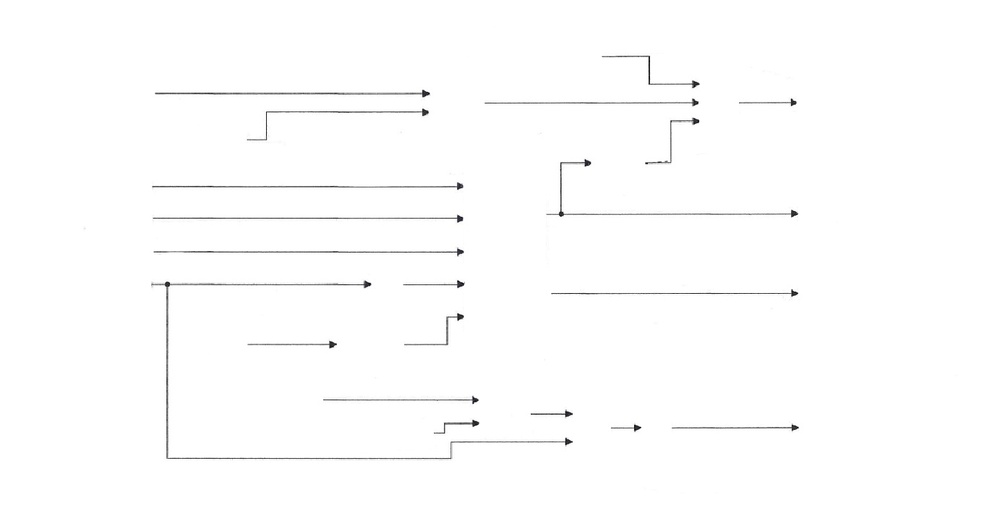
#> input picture diagram lines.jpg, 1000 x 529 px, shrunk from 1383 x 731 before the run
$ python line_detection_module7.py
#> lines starting #> are read from the running program, lines starting #| are printed output that depends on the picture; after the words box and inside, x2 and y2 are one past the last pixel; in counts of white or black regions, pixels touching at a corner belong together
import cv2
import numpy as np

def extend_line(x1, y1, x2, y2, extension_factor):
    """Extend a line slightly in the direction it's pointing."""
    extend_x = int((x2 - x1) * extension_factor)
    extend_y = int((y2 - y1) * extension_factor)
    return x1 - extend_x, y1 - extend_y, x2 + extend_x, y2 + extend_y

def skeletonize(image):
    """Perform skeletonization on the given image."""
    binary = cv2.threshold(image, 127, 255, cv2.THRESH_BINARY)[1]  # Convert to binary
    skeleton = cv2.ximgproc.thinning(binary)  # Apply skeletonization
    return skeleton

def detect_lines(image_path, theta_values):
    """Detect lines using different theta values for horizontal & vertical lines."""
#> called with image_path = 'diagram lines.jpg'
    img = cv2.imread(image_path, cv2.IMREAD_GRAYSCALE)
#> img: shape (529, 1000); min 0, max 255, mean 253.2
    blurred = cv2.GaussianBlur(img, (5,5), 0)
    edges = cv2.Canny(blurred, 40, 170, apertureSize=3)
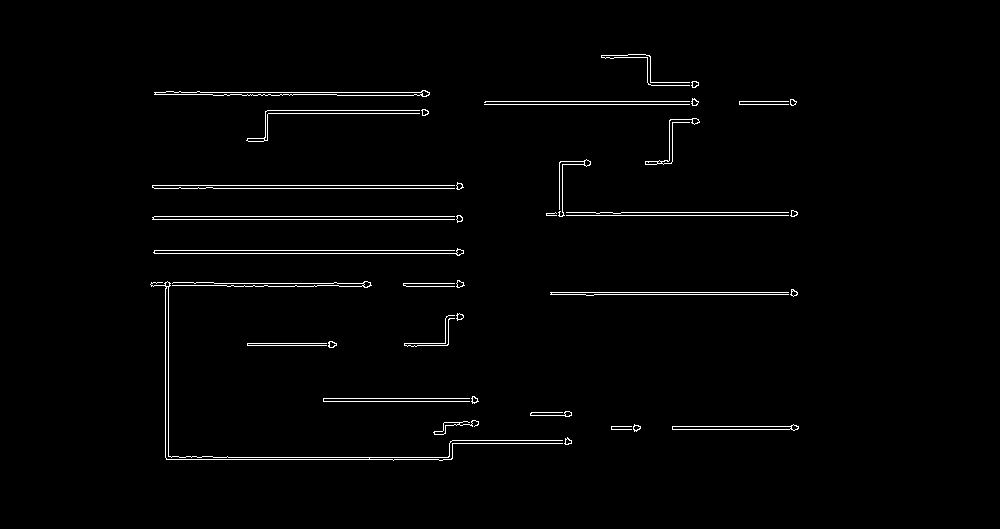
#> edges: shape (529, 1000); 1.5% white in thin lines or dots, all inside (x1, y1, x2, y2) = (150, 54, 799, 461)

    kernel = np.ones((5,5), np.uint8)
    edges = cv2.morphologyEx(edges, cv2.MORPH_CLOSE, kernel)
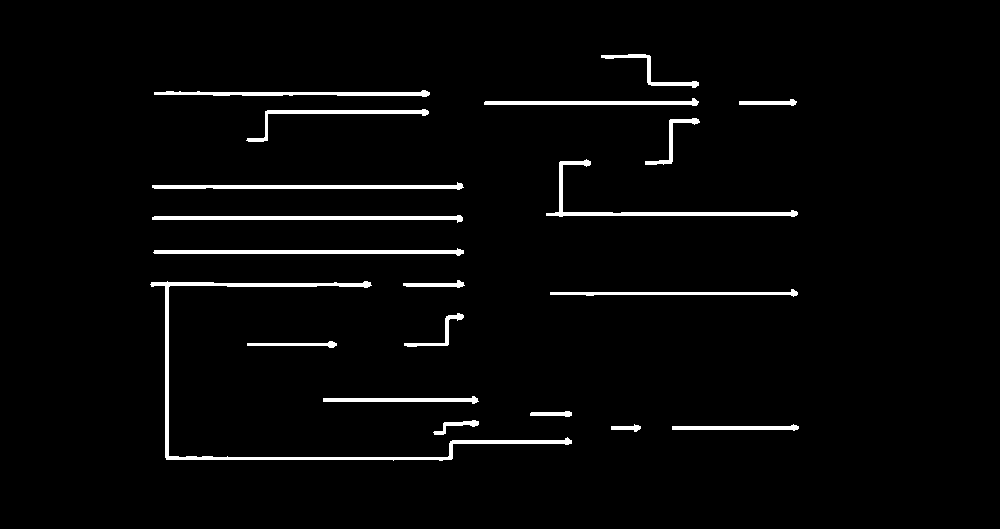
#> edges: shape (529, 1000); 2.9% white; 20 white regions, largest, box (x1, y1, x2, y2) and area: (150, 281, 572, 461) 3007, (546, 159, 798, 217) 1335, (152, 215, 463, 223) 1257

    # Hough Transform Parameters
    rho = 1
    threshold = 20
    min_line_length = 16
    max_line_gap = 10

    detected_lines = []
    for theta in theta_values:
        lines = cv2.HoughLinesP(edges, rho, theta, threshold, minLineLength=min_line_length, maxLineGap=max_line_gap)
        if lines is not None:
            for line in lines:
                x1, y1, x2, y2 = line[0]
                x1, y1, x2, y2 = extend_line(x1, y1, x2, y2, extension_factor=0.005)
                detected_lines.append(((x1, y1), (x2, y2)))
#> after the loop, detected_lines = 164 items

    return detected_lines, edges

# Load and process the image
image_path = "diagram lines.jpg"
theta_values = [np.pi/90, np.pi]
lines, edges = detect_lines(image_path, theta_values)
#> lines = 164 items

# Perform skeletonization
skeletonized = skeletonize(edges)
#> in skeletonize, `skeleton = cv2.ximgproc.thinning(binary)`:
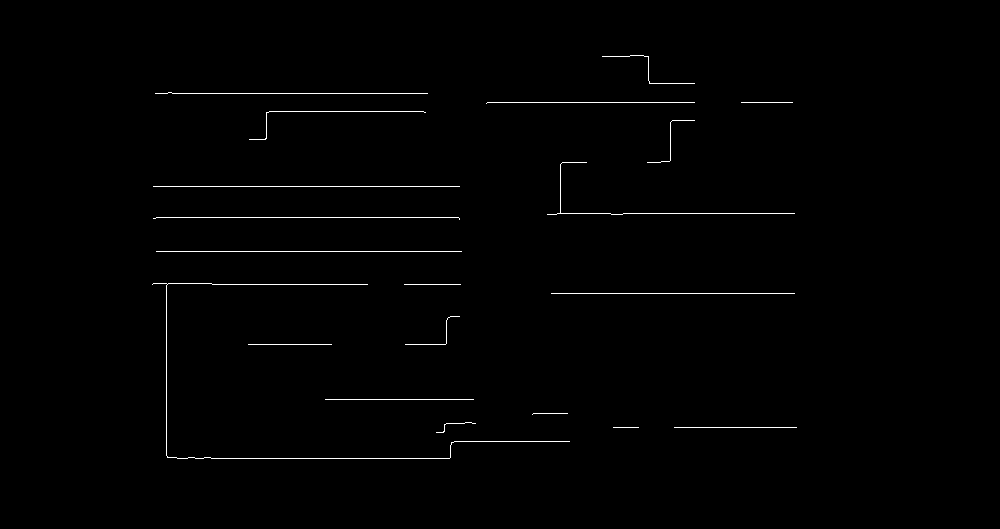
#> skeleton: shape (529, 1000); 0.73% white in thin lines or dots, all inside (x1, y1, x2, y2) = (152, 55, 797, 459)

# Convert skeleton to a 3-channel image for overlay
skeleton_colored = cv2.cvtColor(skeletonized, cv2.COLOR_GRAY2BGR)

# Draw detected lines on top of the skeletonized image
for (x1, y1), (x2, y2) in lines:
    cv2.line(skeleton_colored, (x1, y1), (x2, y2), (0, 0, 255), 2)  # Red lines
#> this loop made 164 passes
#> (x1, y1, x2, y2) on passes 1 to 3: (153, 250, 464, 250), (151, 186, 463, 186), (152, 252, 464, 252)
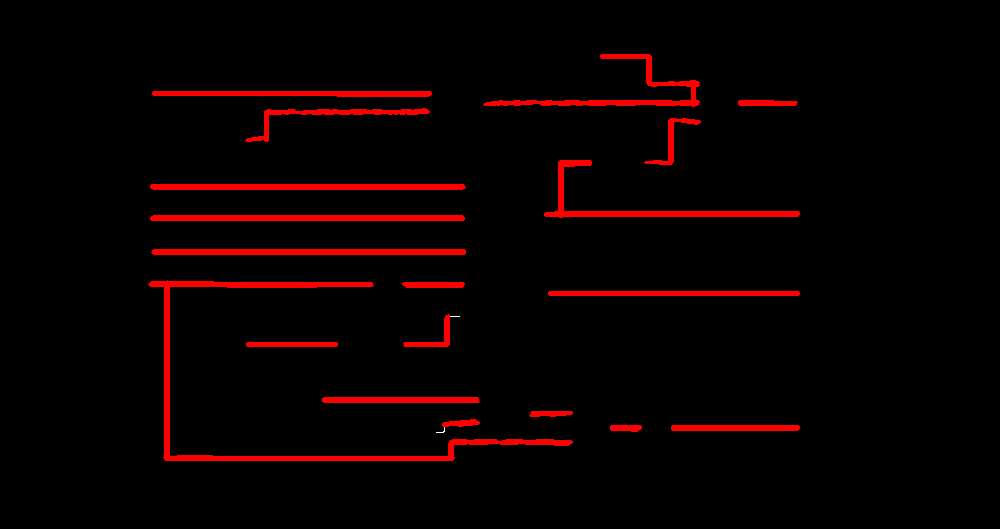
#> skeleton_colored: shape (529, 1000, 3); mean B, G, R 0, 0, 10.7

# Save results
cv2.imwrite("skeletonized_with_lines.jpg", skeleton_colored)

print("Skeletonization with detected lines completed. Saved as skeletonized_with_lines.jpg")
for line in lines:
  print(line, end=",\n")
#> this loop made 164 passes
#| ((153, 250), (464, 250)),
#| ((151, 186), (463, 186)),
#| ((152, 252), (464, 252)),
#| ((549, 294), (798, 294)),
#| ((151, 217), (463, 217)),
#| ((151, 218), (463, 218)),
#| ((150, 285), (372, 285)),
#| ((739, 104), (795, 104)),
#> (further printed lines are left out)

$ run again, with image.png saved as diagram lines.jpg
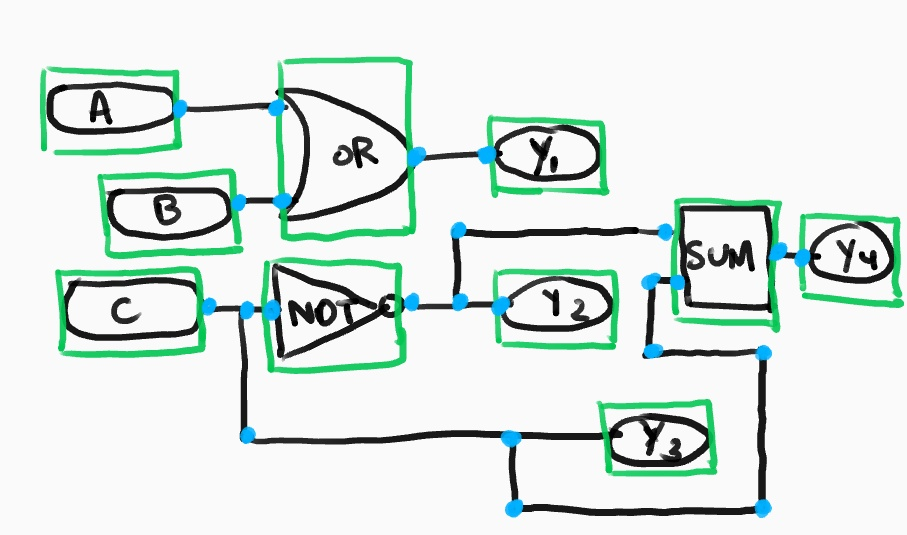
#> input picture image.png, 907 x 535 px
#> in detect_lines, `edges = cv2.morphologyEx(edges, cv2.MORPH_CLOSE, kernel)`:
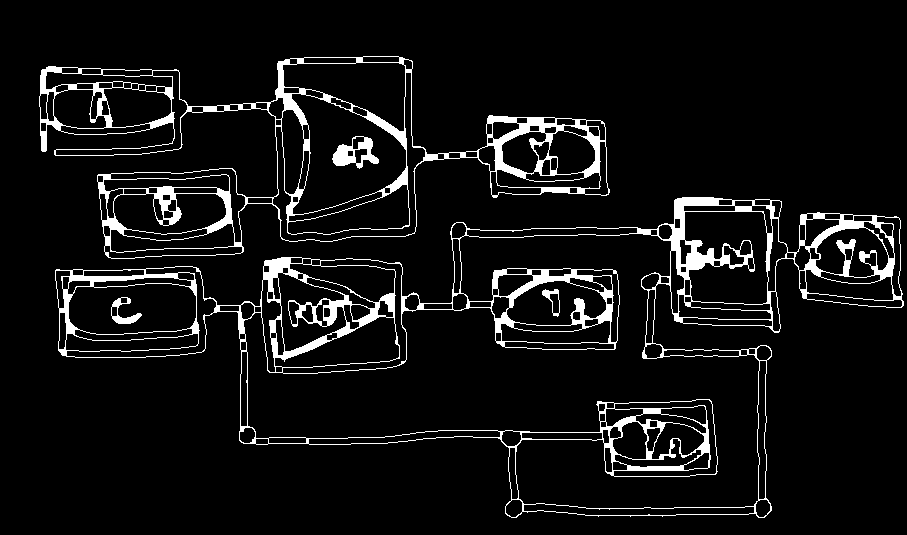
#> edges: shape (535, 907); 6.9% white; 5 white regions, box (x1, y1, x2, y2) and area: (55, 197, 904, 518) 20643, (39, 56, 610, 259) 11909, (332, 136, 379, 169) 712, (111, 297, 142, 324) 303, (542, 289, 560, 317) 148
#> after the loop in detect_lines, `for theta in theta_values:`: detected_lines = 1877 items
#> skeleton: shape (535, 907); 3.7% white in thin lines or dots, all inside (x1, y1, x2, y2) = (39, 56, 903, 518)
#> the loop `for (x1, y1), (x2, y2) in lines:` made 1877 passes
#> (x1, y1, x2, y2) on passes 1 to 3: (55, 279, 177, 275), (318, 323, 352, 317), (627, 227, 696, 246)
#> after the loop `for (x1, y1), (x2, y2) in lines:`:
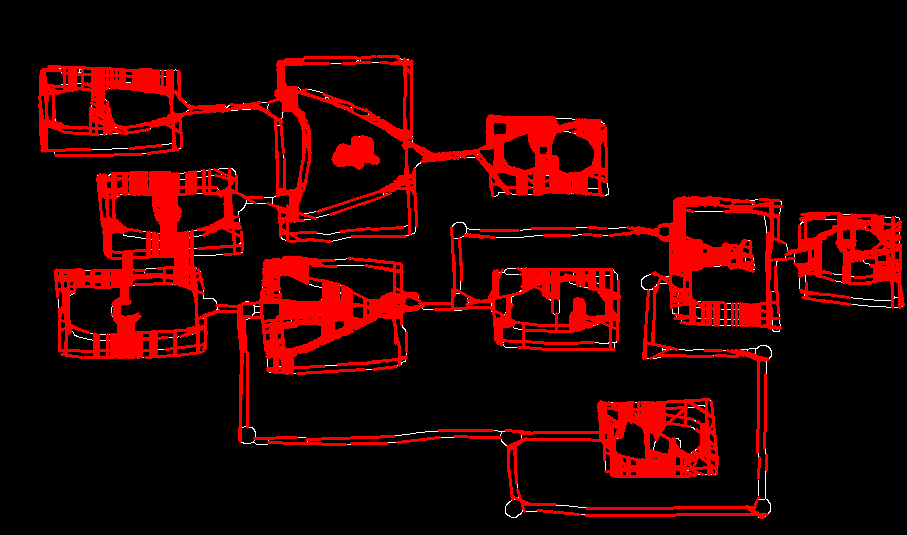
#> skeleton_colored: shape (535, 907, 3); mean B, G, R 1.2, 1.2, 40.9
#> the loop `for line in lines:` made 1877 passes
#> (printed output is left out)

$ run again, with temp10.jpg copied over diagram lines.jpg
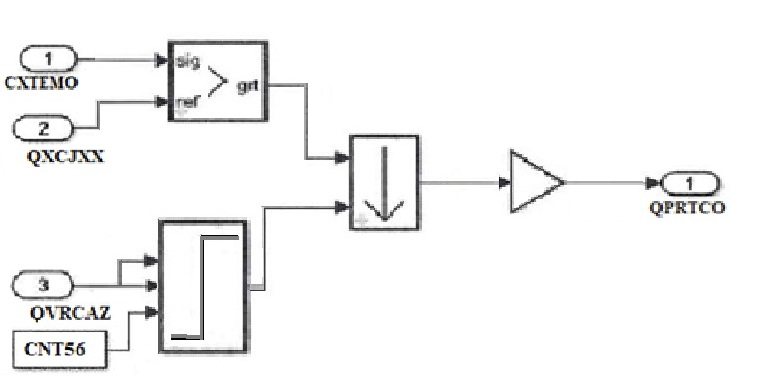
#> input picture temp10.jpg, 757 x 382 px
#> in detect_lines, `edges = cv2.morphologyEx(edges, cv2.MORPH_CLOSE, kernel)`:
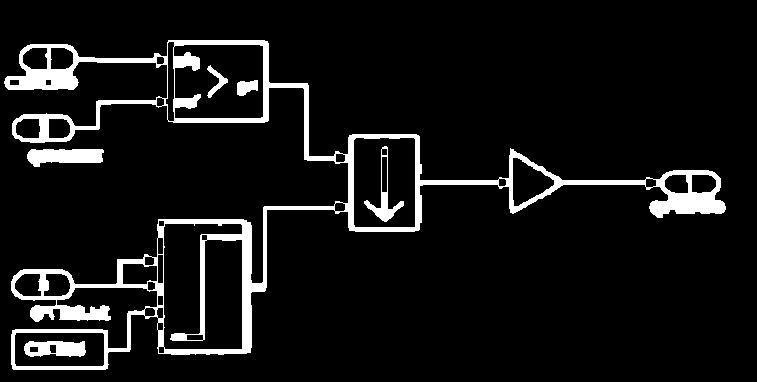
#> edges: shape (382, 757); 7.9% white; 6 white regions, box (x1, y1, x2, y2) and area: (4, 40, 726, 370) 20100, (27, 149, 104, 167) 1040, (24, 341, 86, 357) 761, (364, 146, 404, 222) 558, (237, 80, 258, 96) 246, (207, 65, 228, 98) 224
#> after the loop in detect_lines, `for theta in theta_values:`: detected_lines = 796 items
#> skeleton: shape (382, 757); 1.6% white in thin lines or dots, all inside (x1, y1, x2, y2) = (7, 40, 719, 368)
#> the loop `for (x1, y1), (x2, y2) in lines:` made 796 passes
#> (x1, y1, x2, y2) on passes 1 to 3: (250, 118, 267, 121), (5, 79, 57, 88), (117, 263, 163, 253)
#> after the loop `for (x1, y1), (x2, y2) in lines:`:
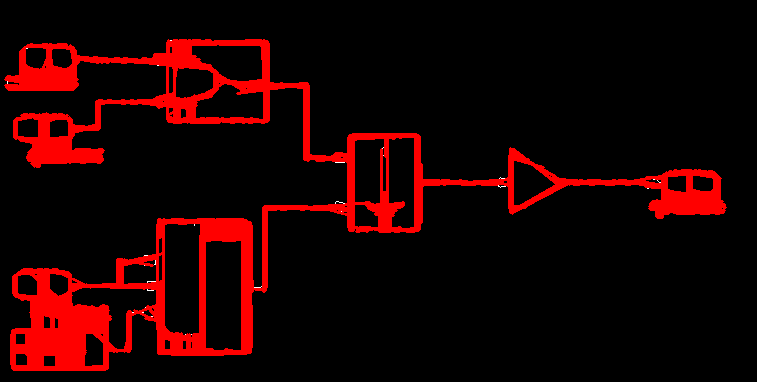
#> skeleton_colored: shape (382, 757, 3); mean B, G, R 0.1, 0.1, 29.9
#> the loop `for line in lines:` made 796 passes
#> (printed output is left out)
